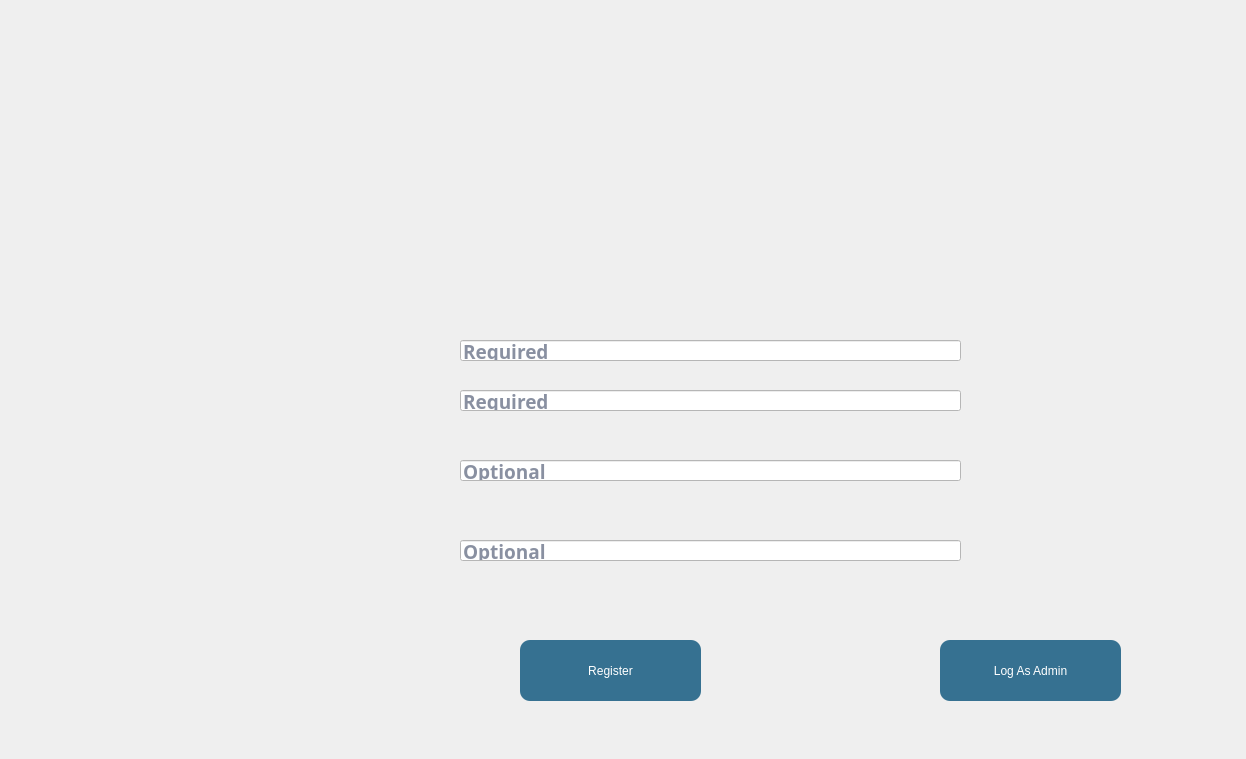
<?xml version="1.0" encoding="UTF-8"?>
<ui version="4.0">
 <class>Dialog</class>
 <widget class="QDialog" name="Dialog">
  <property name="geometry">
   <rect>
    <x>0</x>
    <y>0</y>
    <width>1246</width>
    <height>759</height>
   </rect>
  </property>
  <property name="windowTitle">
   <string>Dialog</string>
  </property>
  <widget class="QLabel" name="label">
   <property name="geometry">
    <rect>
     <x>0</x>
     <y>0</y>
     <width>1246</width>
     <height>796</height>
    </rect>
   </property>
   <property name="cursor">
    <cursorShape>ArrowCursor</cursorShape>
   </property>
   <property name="acceptDrops">
    <bool>true</bool>
   </property>
   <property name="autoFillBackground">
    <bool>false</bool>
   </property>
   <property name="text">
    <string/>
   </property>
   <property name="pixmap">
    <pixmap>images/ownerreg7.png</pixmap>
   </property>
   <property name="scaledContents">
    <bool>true</bool>
   </property>
   <property name="wordWrap">
    <bool>false</bool>
   </property>
  </widget>
  <widget class="QWidget" name="widget" native="true">
   <property name="geometry">
    <rect>
     <x>0</x>
     <y>0</y>
     <width>120</width>
     <height>80</height>
    </rect>
   </property>
  </widget>
  <widget class="QLineEdit" name="owfirstname">
   <property name="geometry">
    <rect>
     <x>460</x>
     <y>340</y>
     <width>501</width>
     <height>21</height>
    </rect>
   </property>
   <property name="font">
    <font>
     <family>Berlin Sans FB Demi</family>
     <pointsize>14</pointsize>
     <bold>true</bold>
    </font>
   </property>
   <property name="autoFillBackground">
    <bool>false</bool>
   </property>
   <property name="styleSheet">
    <string notr="true">
color: rgb(20, 33, 68);
background-color: rgb(255, 255, 255);</string>
   </property>
   <property name="placeholderText">
    <string>Required</string>
   </property>
  </widget>
  <widget class="QLineEdit" name="owlastname">
   <property name="geometry">
    <rect>
     <x>460</x>
     <y>390</y>
     <width>501</width>
     <height>21</height>
    </rect>
   </property>
   <property name="font">
    <font>
     <family>Berlin Sans FB Demi</family>
     <pointsize>14</pointsize>
     <bold>true</bold>
    </font>
   </property>
   <property name="styleSheet">
    <string notr="true">color: rgb(20, 33, 68);
background-color: rgb(255, 255, 255);</string>
   </property>
   <property name="text">
    <string/>
   </property>
   <property name="placeholderText">
    <string>Required </string>
   </property>
  </widget>
  <widget class="QLineEdit" name="owemail">
   <property name="geometry">
    <rect>
     <x>460</x>
     <y>460</y>
     <width>501</width>
     <height>21</height>
    </rect>
   </property>
   <property name="font">
    <font>
     <family>Berlin Sans FB Demi</family>
     <pointsize>14</pointsize>
     <bold>true</bold>
    </font>
   </property>
   <property name="styleSheet">
    <string notr="true">color: rgb(20, 33, 68);
background-color: rgb(255, 255, 255);</string>
   </property>
   <property name="placeholderText">
    <string>Optional</string>
   </property>
  </widget>
  <widget class="QLineEdit" name="ownumber">
   <property name="geometry">
    <rect>
     <x>460</x>
     <y>540</y>
     <width>501</width>
     <height>21</height>
    </rect>
   </property>
   <property name="font">
    <font>
     <family>Berlin Sans FB Demi</family>
     <pointsize>14</pointsize>
     <bold>true</bold>
    </font>
   </property>
   <property name="tabletTracking">
    <bool>true</bool>
   </property>
   <property name="styleSheet">
    <string notr="true">color: rgb(20, 33, 68);
background-color: rgb(255, 255, 255);</string>
   </property>
   <property name="placeholderText">
    <string>Optional</string>
   </property>
  </widget>
  <widget class="QPushButton" name="owregbutt">
   <property name="geometry">
    <rect>
     <x>520</x>
     <y>640</y>
     <width>181</width>
     <height>61</height>
    </rect>
   </property>
   <property name="cursor">
    <cursorShape>PointingHandCursor</cursorShape>
   </property>
   <property name="styleSheet">
    <string notr="true">QWidget#owregbutt{
background-color: rgb(54, 113, 145);
font: 900 12pt &quot;Arial Black&quot;; color : rgb(255, 255, 255);
border-radius: 10px;}

QWidget#owregbutt:hover {
    
    background-color: rgb(251, 176, 59); 
    border: 2px solid #388E3C; 
    padding: 10px 20px; 
    font-size: 15px; 
}</string>
   </property>
   <property name="text">
    <string>Register</string>
   </property>
  </widget>
  <widget class="QLabel" name="owerrormes">
   <property name="geometry">
    <rect>
     <x>359</x>
     <y>610</y>
     <width>500</width>
     <height>40</height>
    </rect>
   </property>
   <property name="font">
    <font>
     <family>Berlin Sans FB Demi</family>
     <pointsize>10</pointsize>
     <italic>false</italic>
     <bold>true</bold>
    </font>
   </property>
   <property name="layoutDirection">
    <enum>Qt::LeftToRight</enum>
   </property>
   <property name="styleSheet">
    <string notr="true">font: 700 10pt &quot;Berlin Sans FB Demi&quot;; 
color: rgb(251, 176, 59);</string>
   </property>
   <property name="alignment">
    <set>Qt::AlignHCenter|Qt::AlignVCenter</set>
   </property>
   <property name="wordWrap">
    <bool>true</bool>
   </property>
   <property name="text">
   <string/>
   </property>
  </widget>
  <widget class="QPushButton" name="adminlogbutt">
   <property name="geometry">
    <rect>
     <x>940</x>
     <y>640</y>
     <width>181</width>
     <height>61</height>
    </rect>
   </property>
   <property name="cursor">
    <cursorShape>PointingHandCursor</cursorShape>
   </property>
   <property name="styleSheet">
    <string notr="true">QWidget#adminlogbutt{
background-color: rgb(54, 113, 145);
font: 900 12pt &quot;Arial Black&quot;; color : rgb(255, 255, 255);
border-radius: 10px;}

QWidget#adminlogbutt:hover {
    
    background-color: rgb(251, 176, 59); 
    border: 2px solid #388E3C; 
    padding: 10px 20px; 
    font-size: 15px; 
}</string>
   </property>
   <property name="text">
    <string>Log As Admin</string>
   </property>
  </widget>
 </widget>
 <resources/>
 <connections/>
</ui>
